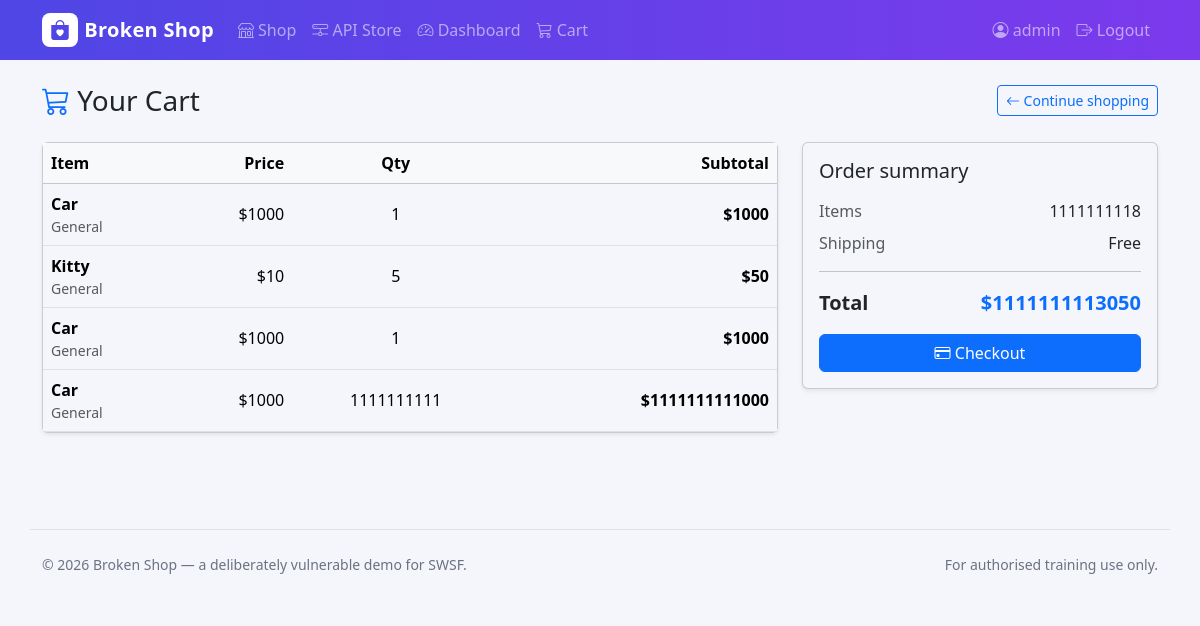
The page /cart/ (signed in) on the database as committed earlier.
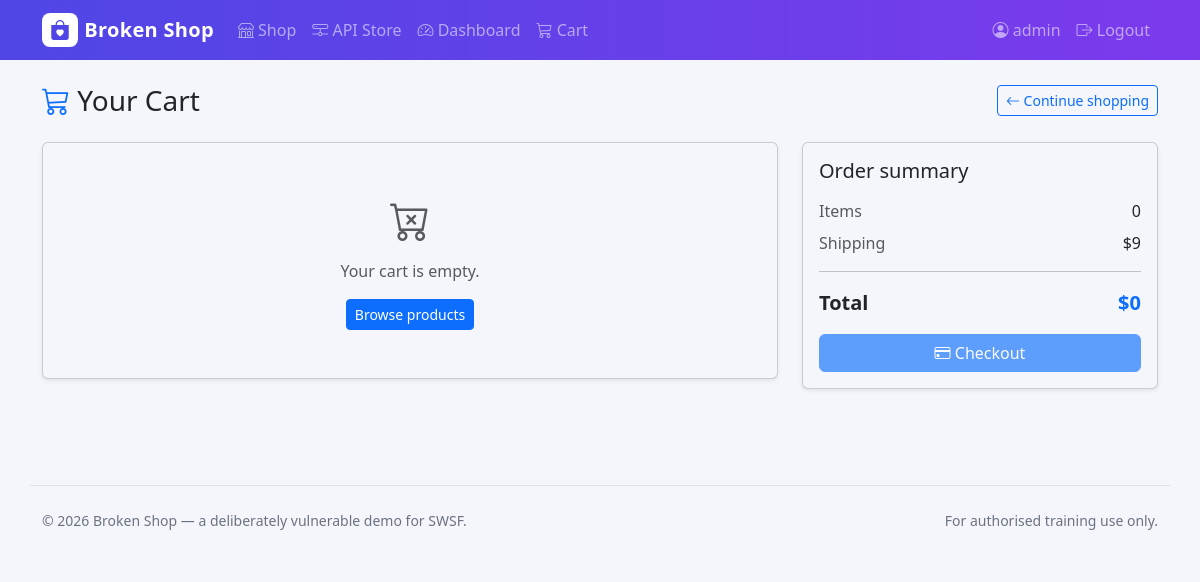
The same page on the database as committed later.
### dapp/models.py (models this page shows, shortened)
class CartItem(models.Model):
    item = models.ForeignKey(Item, on_delete=models.CASCADE)
    quantity = models.IntegerField()
    user = models.ForeignKey(User, on_delete=models.CASCADE)

class Item(models.Model):
    name = models.CharField(max_length=100)
    price = models.IntegerField()
    description = models.TextField(blank=True, default="")
    category = models.CharField(max_length=50, blank=True, default="General")
    image_url = models.CharField(max_length=300, blank=True, default="")
    stock = models.IntegerField(default=100)

### dapp/views.py (the view, shortened to what this page needs)
# urls.py: path("cart/", views.cart_view, name="cart"),
@login_required(login_url="/login/")
def cart_view(request):
    if request.method == "GET":
        user_id = request.GET.get("user_id")
        if user_id:
            cart_items = CartItem.objects.filter(user_id=user_id)
        else:
            cart_items = CartItem.objects.filter(user=request.user)
        cart_items = list(cart_items)
        total = 0
        for ci in cart_items:
            ci.line_total = ci.item.price * ci.quantity
            total += ci.line_total
        context = {}
        context["cart_items"] = cart_items
        context["cart_total"] = total
        context["cart_count"] = sum(ci.quantity for ci in cart_items)
        return render(request, "cart.html", context)

### dapp/templates/cart.html (shortened to what this page needs)
{% extends "base.html" %}
{% block content %}
<div class="d-flex justify-content-between align-items-center mb-4">
    <h1 class="h3 mb-0"><i class="bi bi-cart3 text-primary"></i> Your Cart</h1>
    <a href="/item/" class="btn btn-outline-primary btn-sm"><i class="bi bi-arrow-left"></i> Continue shopping</a>
</div>
<div class="row g-4">
    <div class="col-lg-8">
        <div class="card shadow-sm">
            <div class="card-body p-0">
                {% if cart_items %}
                <div class="table-responsive">
                    <table class="table align-middle mb-0">
                        <thead class="table-light">
                        <tr>
                            <th>Item</th>
                            <th class="text-end">Price</th>
                            <th class="text-center">Qty</th>
                            <th class="text-end">Subtotal</th>
                        </tr>
                        </thead>
                        <tbody>
                        {% for ci in cart_items %}
                        <tr>
                            <td>
                                <div class="d-flex align-items-center">
                                    <div>
                                        <div class="fw-semibold">{{ ci.item.name }}</div>
                                        <div class="small text-muted">{{ ci.item.category }}</div>
                                    </div>
                                </div>
                            </td>
                            <td class="text-end">${{ ci.item.price }}</td>
                            <td class="text-center">{{ ci.quantity }}</td>
                            <td class="text-end fw-semibold">${{ ci.line_total }}</td>
                        </tr>
                        {% endfor %}
                        </tbody>
                    </table>
                </div>
                {% else %}
                <div class="text-center text-muted p-5">
                    <i class="bi bi-cart-x fs-1 d-block mb-2"></i>
                    Your cart is empty.
                    <div class="mt-3"><a href="/item/" class="btn btn-primary btn-sm">Browse products</a></div>
                </div>
                {% endif %}
            </div>
        </div>
    </div>
    <div class="col-lg-4">
        <div class="card shadow-sm">
            <div class="card-body">
                <h2 class="h5 mb-3">Order summary</h2>
                <div class="d-flex justify-content-between mb-2">
                    <span class="text-muted">Items</span><span>{{ cart_count }}</span>
                </div>
                <div class="d-flex justify-content-between mb-2">
                    <span class="text-muted">Shipping</span><span>{% if cart_total >= 100 %}Free{% else %}$9{% endif %}</span>
                </div>
                <hr>
                <div class="d-flex justify-content-between fw-bold fs-5">
                    <span>Total</span><span class="text-primary">${{ cart_total }}</span>
                </div>
                <button class="btn btn-primary w-100 mt-3" {% if not cart_items %}disabled{% endif %}>
                    <i class="bi bi-credit-card"></i> Checkout
                </button>
            </div>
        </div>
    </div>
</div>
{% endblock %}

### dapp/templates/base.html (shortened to what this page needs)
<!DOCTYPE html>
<html lang="en">
<head>
    <link href="https://cdn.jsdelivr.net/npm/bootstrap@5.3.3/dist/css/bootstrap.min.css" rel="stylesheet"
>
    <link rel="stylesheet" href="https://cdn.jsdelivr.net/npm/bootstrap-icons@1.11.3/font/bootstrap-icons.min.css">
</head>
<body>
<nav class="navbar navbar-expand-lg navbar-dark mb-4" style="background:linear-gradient(90deg,#4f46e5,#7c3aed);">
    <div class="container">
        <a class="navbar-brand d-flex align-items-center" href="/item/">
            <span class="brand-mark"><i class="bi bi-bag-heart-fill"></i></span> Broken Shop
        </a>
        <div class="collapse navbar-collapse" id="navbarNav">
            <ul class="navbar-nav me-auto">
                <li class="nav-item"><a class="nav-link" href="/item/"><i class="bi bi-shop"></i> Shop</a></li>
                <li class="nav-item"><a class="nav-link" href="/store/"><i class="bi bi-hdd-network"></i> API Store</a></li>
                {% if user.is_authenticated %}
                <li class="nav-item"><a class="nav-link" href="/hello/"><i class="bi bi-speedometer2"></i> Dashboard</a></li>
                <li class="nav-item"><a class="nav-link" href="/cart/"><i class="bi bi-cart3"></i> Cart</a></li>
                {% endif %}
            </ul>
            <ul class="navbar-nav ms-auto">
                {% if user.is_authenticated %}
                <li class="nav-item"><a class="nav-link" href="/profile/"><i class="bi bi-person-circle"></i> {{ user.username }}</a></li>
                <li class="nav-item"><a class="nav-link" href="/logout/"><i class="bi bi-box-arrow-right"></i> Logout</a></li>
                {% else %}
                <li class="nav-item"><a class="nav-link" href="/login/">Login</a></li>
                <li class="nav-item"><a class="btn btn-light btn-sm ms-lg-2 mt-2 mt-lg-0" href="/register/">Sign up</a></li>
                {% endif %}
            </ul>
        </div>
    </div>
</nav>
<main class="container pb-5">
    {% block content %}{% endblock %}
</main>
<footer class="container py-4 border-top mt-5">
    <div class="d-flex flex-wrap justify-content-between small">
        <span>&copy; 2026 Broken Shop — a deliberately vulnerable demo for SWSF.</span>
        <span>For authorised training use only.</span>
    </div>
</footer>
</body>
</html>

### dapp/templates/base.html (style rules this page uses)
:root { --bs-body-bg: #f4f6fb; }
body { background: var(--bs-body-bg); }
.navbar-brand { font-weight: 700; letter-spacing: .3px; }
.brand-mark { background: #fff; color: #4f46e5; border-radius: 8px; padding: 2px 8px; margin-right: 6px; }
footer { color: #6b7280; }

Rows that differ between the two databases and show on the page:
removed CartItem: item.name "Car", item.category "General", item.price "1000", quantity "1", line_total "1000"
removed CartItem: item.name "Kitty", item.category "General", item.price "10", quantity "5", line_total "50"
removed CartItem: item.name "Car", item.category "General", item.price "1000", quantity "1", line_total "1000"
removed CartItem: item.name "Car", item.category "General", item.price "1000", quantity "1111111111", line_total "1111111111000"
Other text that changed with them:
{{ cart_count }}: "1111111118" → "0"
{{ cart_total }}: "1111111113050" → "0"
text no longer shown: "Item Price Qty Subtotal Free"
text now shown: "Your cart is empty. Browse products $9"
